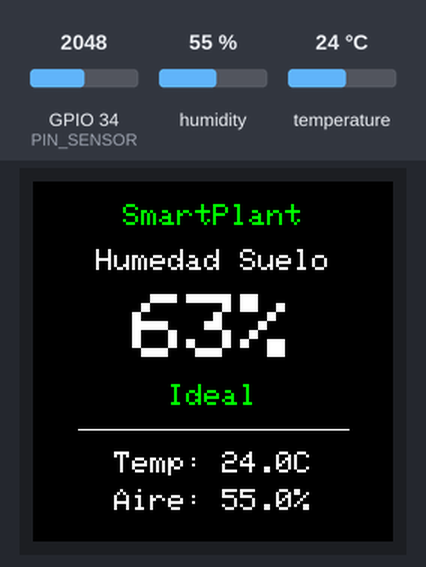
A sketch run on a simulated ESP32. Parts: 240×240 colour display. Inputs (shaded band) come from the test bench; at power-on: humidity 55 %, GPIO 34 (PIN_SENSOR) = 2048, temperature 24 °C. WiFi joins after 1.5 s; servers stay silent unless stated; no MQTT or app messages arrive unless stated; what the sketch prints to the serial monitor is not drawn.

Above: at 2.8 s.
2.9 s: humidity set to 22 %
At 13.0 s:
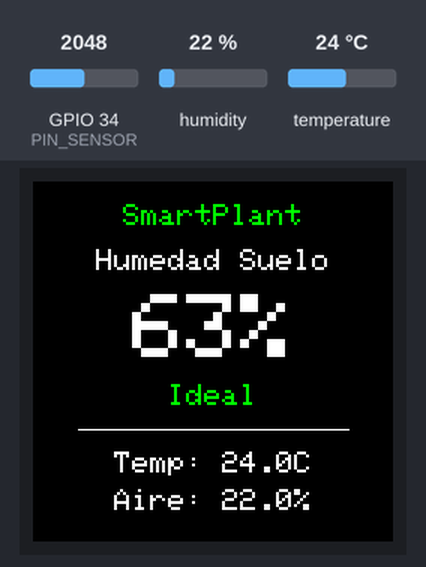
13.3 s: GPIO 34 (PIN_SENSOR) set to 1882
At 23.1 s:
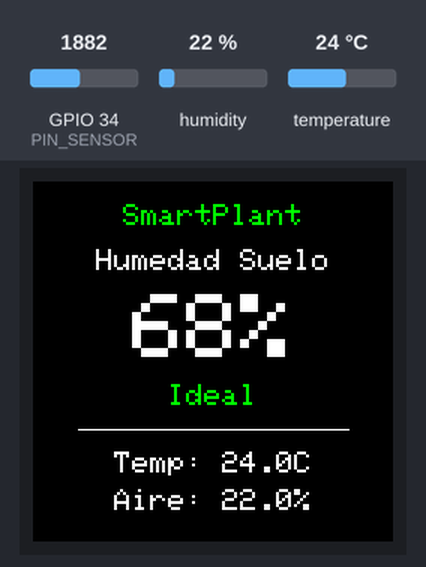
23.4 s: GPIO 34 (PIN_SENSOR) set to 1772
At 33.1 s:
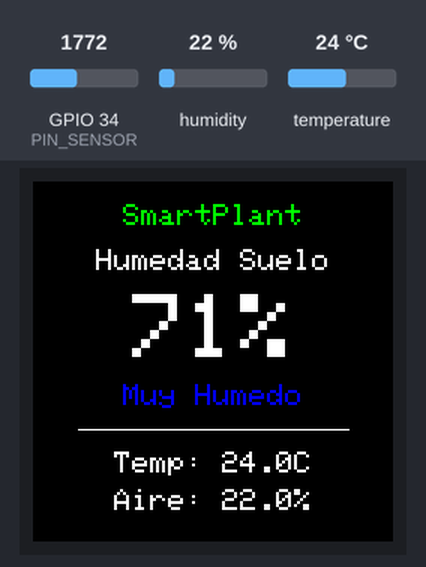
33.4 s: GPIO 34 (PIN_SENSOR) set to 3603
At 43.2 s:
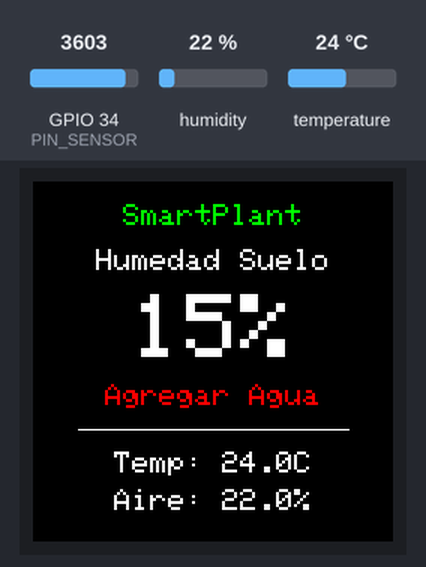
43.5 s: temperature set to 12 °C
At 53.3 s:
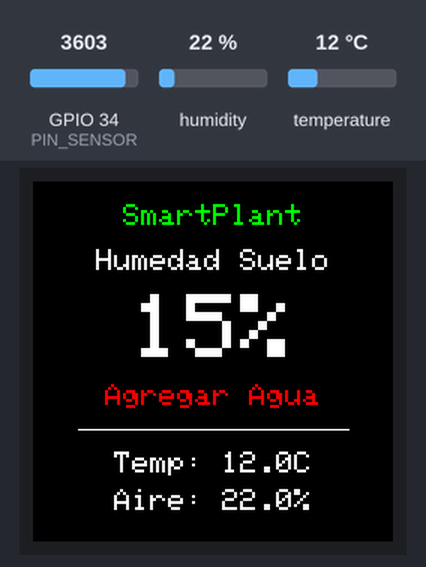
53.6 s: humidity set to 40 %
At 63.6 s:
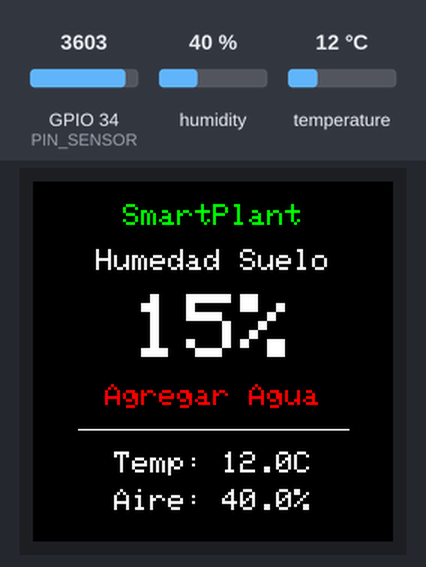
Timing chart, 0 to 64.6 s (numbered marks = the images above; inputs shaded):
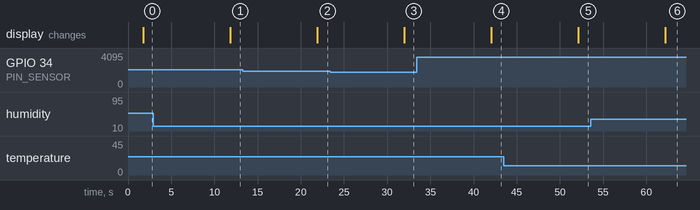

Measured:
- the behaviour switches between 1824 and 1823 on GPIO 34 (PIN_SENSOR) (found by bisection; images 2 and 3)
- after the input at 2.9 s, the display: changes after 8.9 s (image 1)
- after the input at 13.3 s, the display: changes after 8.6 s (image 2)
- after the input at 23.4 s, the display: changes after 8.6 s (image 3)
- after the input at 33.4 s, the display: changes after 8.6 s (image 4)
- after the input at 43.5 s, the display: changes after 8.6 s (image 5)
- after the input at 53.6 s, the display: changes after 8.6 s (image 6)

The sketch:

Smart_Plant0.ino
```cpp
#include <WiFi.h>
#include <SPI.h>
#include <Wire.h>                 // Librería para I2C (BME280)
#include <Adafruit_Sensor.h>      // Librería de sensor (BME280)
#include <Adafruit_BME280.h>      // Librería BME280
#include <Adafruit_GFX.h>
#include <Adafruit_GC9A01A.h>
#include "Adafruit_MQTT.h"
#include "Adafruit_MQTT_Client.h"

//=====================
// PANTALLA
//=====================
#define TFT_CS   5
#define TFT_DC   4
#define TFT_RST  -1

Adafruit_GC9A01A tft(TFT_CS, TFT_DC, TFT_RST);

//=====================
// DATOS WIFI
//=====================
#define WIFI_SSID "TIGO-2A92"
#define WIFI_PASS "4NJ667301571"

//=====================
// ADAFRUIT IO
//=====================
#define AIO_SERVER      "io.adafruit.com"
#define AIO_SERVERPORT  1883

#define AIO_USERNAME    "Jimeriv"
#define AIO_KEY         "aio_gYnK91l4BLJ4plCtQ72eMm3lhvFD"

//=====================
// SENSORES
//=====================
// Sensor Suelo
#define PIN_SENSOR 34
int lecturaADC = 0;
int humedadSueloVal = 0;

// Sensor BME280
#define SDA_PIN 33
#define SCL_PIN 32
Adafruit_BME280 bme;
float temperaturaVal = 0.0;
float humedadAmbienteVal = 0.0;

//=====================
// MQTT CLIENT & FEEDS
//=====================
WiFiClient client;
Adafruit_MQTT_Client mqtt(&client, AIO_SERVER, AIO_SERVERPORT, AIO_USERNAME, AIO_KEY);

// Feeds
Adafruit_MQTT_Publish feedHumedadSuelo = Adafruit_MQTT_Publish(&mqtt, AIO_USERNAME "/feeds/humedad_suelo");
Adafruit_MQTT_Publish feedTemperatura  = Adafruit_MQTT_Publish(&mqtt, AIO_USERNAME "/feeds/temperatura");
Adafruit_MQTT_Publish feedHumedadAmb   = Adafruit_MQTT_Publish(&mqtt, AIO_USERNAME "/feeds/humedad_ambiente");

//=====================
// DECLARACIÓN DE FUNCIONES
//=====================
void conectarMQTT();
void dibujarPantalla();

//=====================
// SETUP
//=====================
void setup() {
  Serial.begin(115200);

  // Iniciar Pantalla
  tft.begin();
  tft.setRotation(0);

  Serial.println();
  Serial.println("Conectando al WiFi...");

  WiFi.begin(WIFI_SSID, WIFI_PASS);

  while (WiFi.status() != WL_CONNECTED) {
    delay(500);
    Serial.print(".");
  }

  Serial.println("\nWiFi conectado");
  Serial.print("IP: ");
  Serial.println(WiFi.localIP());

  // Iniciar I2C y BME280
  Wire.begin(SDA_PIN, SCL_PIN);

  if (!bme.begin(0x76) && !bme.begin(0x77)) {
    Serial.println("No se encontró el sensor BME280. Revisa las conexiones!");
  } else {
    Serial.println("BME280 inicializado correctamente.");
  }
}

//=====================
// LOOP
//=====================
void loop() {
  conectarMQTT();

  // 1. Lectura del Suelo
  lecturaADC = analogRead(PIN_SENSOR);
  humedadSueloVal = map(lecturaADC, 4095, 850, 0, 100); // Calibración
  humedadSueloVal = constrain(humedadSueloVal, 0, 100);

  // 2. Lectura del BME280
  temperaturaVal = bme.readTemperature();
  humedadAmbienteVal = bme.readHumidity();

  // 3. Imprimir en Pantalla (Diseño Nuevo)
  dibujarPantalla();

  // 4. Imprimir en Consola
  Serial.print("Suelo: ");
  Serial.print(humedadSueloVal);
  Serial.print("% | Temp: ");
  Serial.print(temperaturaVal);
  Serial.print(" C | Aire: ");
  Serial.print(humedadAmbienteVal);
  Serial.println(" %");

  // 5. Publicar en Adafruit IO
  feedHumedadSuelo.publish((int32_t)humedadSueloVal);
  feedTemperatura.publish(temperaturaVal);
  feedHumedadAmb.publish(humedadAmbienteVal);

  // 6. Esperar 10 segundos para no saturar Adafruit IO
  delay(10000);
}

//=====================
// CONECTAR MQTT
//=====================
void conectarMQTT() {
  int8_t ret;
  if (mqtt.connected()) return;

  Serial.print("Conectando a Adafruit IO... ");
  while ((ret = mqtt.connect()) != 0) {
    Serial.println(mqtt.connectErrorString(ret));
    mqtt.disconnect();
    delay(5000);
  }
  Serial.println("Conectado!");
}

//=====================
// NUEVO DISEÑO DE PANTALLA
//=====================
void dibujarPantalla() {
  tft.fillScreen(GC9A01A_BLACK); // Fondo negro

  int16_t x1, y1;
  uint16_t w, h;

  // 1. Título "SmartPlant"
  tft.setTextColor(GC9A01A_GREEN);
  tft.setTextSize(2);
  String titulo = "SmartPlant";
  tft.getTextBounds(titulo, 0, 0, &x1, &y1, &w, &h);
  tft.setCursor((240 - w) / 2, 15); // Centrado en X, arriba en Y
  tft.print(titulo);

  // 2. Etiqueta "Humedad Suelo"
  tft.setTextColor(GC9A01A_WHITE);
  tft.setTextSize(2);
  String etiqueta = "Humedad Suelo";
  tft.getTextBounds(etiqueta, 0, 0, &x1, &y1, &w, &h);
  tft.setCursor((240 - w) / 2, 45);
  tft.print(etiqueta);

  // 3. Porcentaje Principal (Super Grande)
  tft.setTextSize(6);
  String valorSuelo = String(humedadSueloVal) + "%";
  tft.getTextBounds(valorSuelo, 0, 0, &x1, &y1, &w, &h);
  tft.setCursor((240 - w) / 2, 75);
  tft.print(valorSuelo);

  // 4. Estado de Alerta
  tft.setTextSize(2);
  String alerta;
  if (humedadSueloVal < 30) {
    tft.setTextColor(GC9A01A_RED);
    alerta = "Agregar Agua";
  }
  else if (humedadSueloVal < 70) {
    tft.setTextColor(GC9A01A_GREEN);
    alerta = "Ideal";
  }
  else {
    tft.setTextColor(GC9A01A_BLUE);
    alerta = "Muy Humedo";
  }
  tft.getTextBounds(alerta, 0, 0, &x1, &y1, &w, &h);
  tft.setCursor((240 - w) / 2, 135);
  tft.print(alerta);

  // 5. Línea Divisora Horizontal
  tft.drawLine(30, 165, 210, 165, GC9A01A_WHITE);

  // 6. Temperatura del Aire
  tft.setTextColor(GC9A01A_WHITE);
  tft.setTextSize(2);
  String textoTemp = "Temp: " + String(temperaturaVal, 1) + "C";
  tft.getTextBounds(textoTemp, 0, 0, &x1, &y1, &w, &h);
  tft.setCursor((240 - w) / 2, 180);
  tft.print(textoTemp);

  // 7. Humedad del Aire
  String textoAire = "Aire: " + String(humedadAmbienteVal, 1) + "%";
  tft.getTextBounds(textoAire, 0, 0, &x1, &y1, &w, &h);
  tft.setCursor((240 - w) / 2, 205);
  tft.print(textoAire);
}
```
